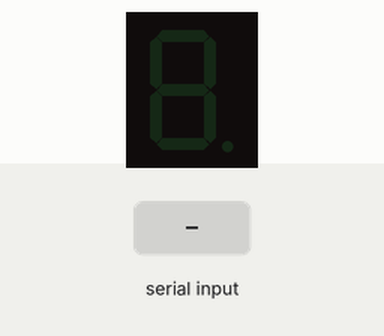
A sketch run on a simulated Arduino Uno, built with avr-gcc and run on an emulated ATmega328P. Parts: 1-digit seven-segment display. Wiring (inferred from the names in the program): 1-digit 7-segment display, segments lit when HIGH: segments pin 11, pin 10, pin 9, pin 8, pin 7, pin 6, pin 5. The test bench sets the inputs (shaded band). The segment pins are drawn as the display they are named for; what the sketch prints to the serial monitor is not drawn.

Above: at 1.2 s.
1.3 s: "90,45\n" received over Serial
At 2.3 s:
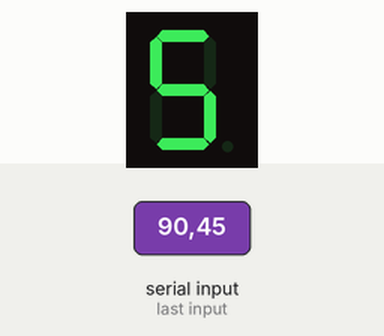
2.8 s: "30,150\n" received over Serial
At 3.5 s:
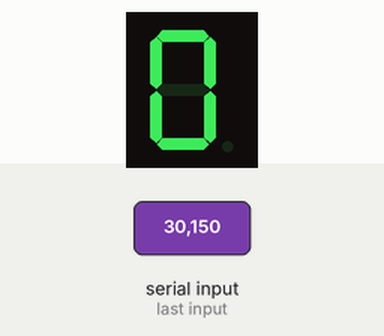
4.3 s: "1\n" received over Serial
At 5.5 s:
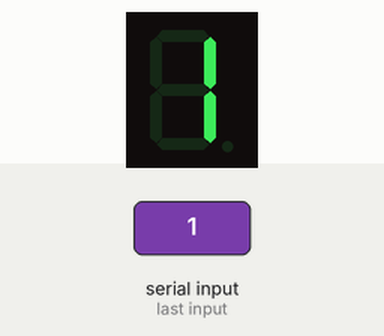
5.8 s: "200\n" received over Serial
At 6.8 s:
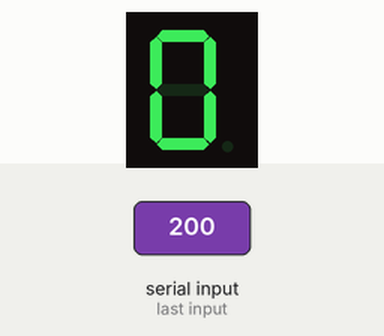
7.3 s: "5\n" received over Serial
At 7.9 s:
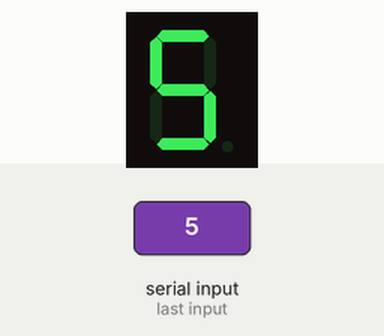
Timing chart, 0 to 9.8 s (numbered marks = the images above; inputs shaded):
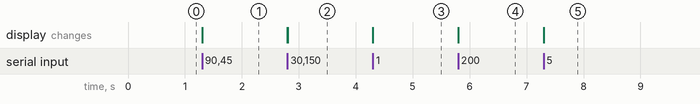

The sketch:

Lab04.ino
```cpp
int seg[]={11,10,9,8,7,6,5};  //儲存接角
int i,j;  //迴圈計數器
char ch; //
int num;
//共陰七段顯示器16進位編碼表
char TAB[] = {0x3F,0x06,0x5B,0x4F,0x66,0x6D,0x7D,0x27,0x7F,0x67,0x77,0x7C,0x39,0x5E,0x79,0x71}; //0~9 A-b-C-d-E-F
void output(byte dat);
void input();

void setup() {
  for(i=0;i<7;i++){
    pinMode(seg[i],OUTPUT);
  }
  Serial.begin(9600);
}

void loop() {
  input();
}

void output(byte dat){
  for(j=0;j<7;j++){
    if(dat%2==1){
      digitalWrite(seg[j],HIGH);
    }
    else{
      digitalWrite(seg[j],LOW);
    }
    dat = dat/2;  //進行下一位元處理
  }
}

void input(){
 if(Serial.available()){  //判斷緩衝區有無資料
    ch = Serial.read();  //從串列緩衝區讀取一個字元

    if(ch>='0' && ch<='9'){
      num = ch-'0';
      output(TAB[num]);
      Serial.print("顯示：");   //在監控視窗顯示訊息
      Serial.print(ch);
    }
    else if(ch>='A' && ch<='F'){
      num = ch-'A'+10;
      output(TAB[num]);
      Serial.print("顯示：");   //在監控視窗顯示訊息
      Serial.print(ch);
    }
    else if(ch>='a' && ch<='f'){
      num = ch-'a'+10;
      output(TAB[num]);
      Serial.print("顯示：");   //在監控視窗顯示訊息
      Serial.print(ch);
    }
  }
}
```

Measured:
- after the input at 1.3 s, the display: first changes at once (image 1 shows a later state)
- after the input at 2.8 s, the display: first changes at once (image 2 shows a later state)
- after the input at 4.3 s, the display: changes at once (image 3)
- after the input at 5.8 s, the display: first changes at once (image 4 shows a later state)
- after the input at 7.3 s, the display: changes at once (image 5)
